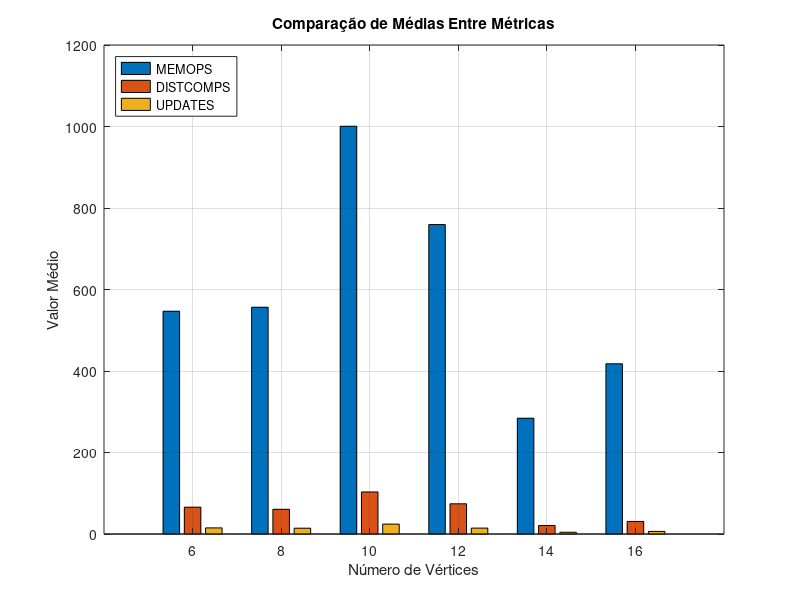
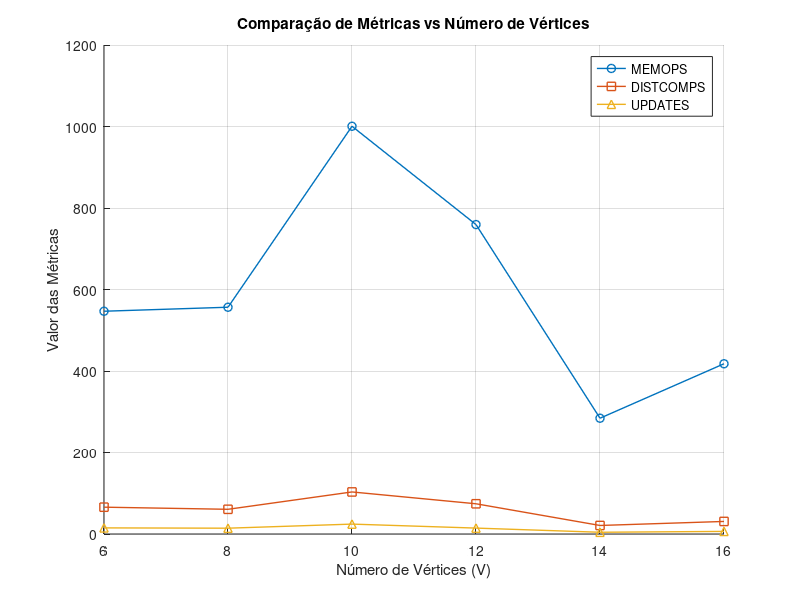

The MATLAB source for these figures, in order:
metrics_d0 = [
                0.000023	       0.000008	            574	             69	             15;
                0.000058	       0.000020	            586	             71	             15;
                0.000016	       0.000005	            563	             68	             15;
                0.000012	       0.000004	            540	             65	             15;
                0.000012	       0.000004	            488	             58	             15;
                0.000011	       0.000004	            529	             64	             15
                ];

metrics_d1 = [
                0.000017	       0.000006	            116	              7	              3;
                0.000017	       0.000006	            787	             88	             18;
                0.000149	       0.000050	            730	             81	             18;
                0.000010	       0.000003	            685	             76	             18;
                0.000003	       0.000001	             35	              0	              0;
                0.000006	       0.000002	            651	             72	             18;
                0.000006	       0.000002	            757	             84	             21;
                0.000005	       0.000002	            691	             77	             18
                ];

metrics_d2 = [
                0.000010	       0.000003	           1127	            116	             27;
                0.000009	       0.000003	           1105	            114	             27;
                0.000008	       0.000003	           1179	            123	             27;
                0.000031	       0.000011	           1134	            118	             27;
                0.000010	       0.000003	           1122	            116	             27;
                0.000008	       0.000003	           1083	            112	             27;
                0.000008	       0.000003	           1061	            110	             27;
                0.000008	       0.000003	           1027	            106	             27;
                0.000003	       0.000001	             45	              0	              0;
                0.000008	       0.000003	           1123	            117	             27
                ];


metrics_d3 = [
                0.000005	       0.000002	            300	             22	              6;
                0.000021	       0.000007	           1449	            148	             27;
                0.000003	       0.000001	             55	              0	              0;
                0.000010	       0.000003	           1466	            150	             27;
                0.000009	       0.000003	           1365	            139	             27;
                0.000003	       0.000001	             55	              0	              0;
                0.000003	       0.000001	             55	              0	              0;
                0.000009	       0.000003	           1371	            140	             27;
                0.000009	       0.000003	           1348	            137	             27;
                0.000004	       0.000001	            175	             11	              3;
                0.000012	       0.000004	           1298	            132	             27;
                0.000004	       0.000001	            175	             11	              3
                ];

metrics_d4 = [
                0.000005	       0.000002	            359	             26	              6;
                0.000004	       0.000001	             65	              0	              0;
                0.000003	       0.000001	             65	              0	              0;
                0.000008	       0.000003	            868	             78	             15;
                0.000003	       0.000001	             65	              0	              0;
                0.000003	       0.000001	             65	              0	              0;
                0.000003	       0.000001	             65	              0	              0;
                0.000005	       0.000002	            349	             26	              6;
                0.000005	       0.000002	            207	             13	              3;
                0.000005	       0.000002	            212	             13	              3;
                0.000009	       0.000003	           1174	            111	             21;
                0.000005	       0.000002	            354	             26	              6;
                0.000003	       0.000001	             65	              0	              0;
                0.000003	       0.000001	             65	              0	              0
                ];

metrics_d5 = [
                0.000006	       0.000002	            408	             30	              6;
                0.000013	       0.000004	           1057	             88	             18;
                0.000005	       0.000002	            244	             15	              3;
                0.000005	       0.000002	            244	             15	              3;
                0.000004	       0.000001	             75	              0	              0;
                0.000010	       0.000003	           1057	             88	             18;
                0.000007	       0.000002	            550	             43	              9;
                0.000005	       0.000002	            239	             15	              3;
                0.000004	       0.000001	             75	              0	              0;
                0.000004	       0.000001	             75	              0	              0;
                0.000006	       0.000002	            397	             29	              6;
                0.000007	       0.000002	            550	             43	              9;
                0.000010	       0.000003	           1155	             97	             21;
                0.000006	       0.000002	            408	             30	              6;
                0.000004	       0.000001	             75	              0	              0;
                0.000004	       0.000001	             75	              0	              0
                ];

%%

medias_d0 = mean(metrics_d0);
medias_d1 = mean(metrics_d1);
medias_d2 = mean(metrics_d2);
medias_d3 = mean(metrics_d3);
medias_d4 = mean(metrics_d4);
medias_d5 = mean(metrics_d5);

%%

numArestas = 15;
numVertices = [6 8 10 12 14 16];
medias = [medias_d0; medias_d1; medias_d2; medias_d3; medias_d4; medias_d5];

MEMOPS = medias(:, 3);
DIST_COMPS = medias(:, 4);
UPDATES = medias(:, 5);

metricas = [MEMOPS, DIST_COMPS, UPDATES];


figure;
bar(numVertices, metricas, 'grouped');


xlabel('Número de Vértices');
ylabel('Valor Médio');      
title('Comparação de Médias Entre Métricas');
legend({'MEMOPS', 'DISTCOMPS', 'UPDATES'}, 'Location', 'northwest');
grid on;

%%

figure;
hold on; 

plot(numVertices, MEMOPS, '-o', 'LineWidth', 1, 'DisplayName', 'MEMOPS');
plot(numVertices, DIST_COMPS, '-s', 'LineWidth', 1, 'DisplayName', 'DISTCOMPS');
plot(numVertices, UPDATES, '-^', 'LineWidth', 1, 'DisplayName', 'UPDATES');

xlabel('Número de Vértices (V)');
ylabel('Valor das Métricas');
title('Comparação de Métricas vs Número de Vértices');
legend('Location', 'best');
grid on;
hold off; 